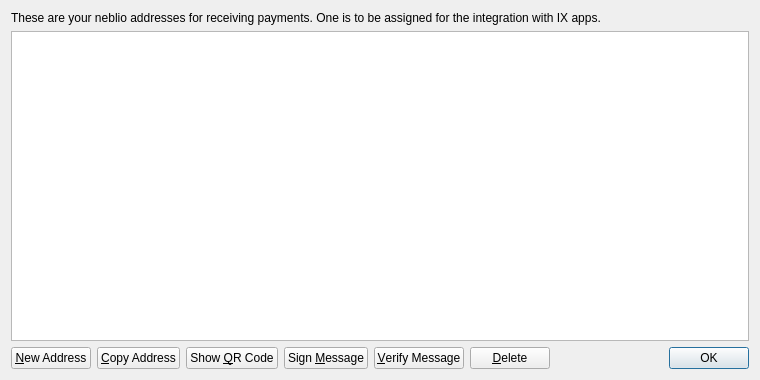
<?xml version="1.0" encoding="UTF-8"?>
<ui version="4.0">
 <class>AddressBookPage</class>
 <widget class="QWidget" name="AddressBookPage">
  <property name="geometry">
   <rect>
    <x>0</x>
    <y>0</y>
    <width>760</width>
    <height>380</height>
   </rect>
  </property>
  <property name="windowTitle">
   <string>Address Book</string>
  </property>
  <property name="styleSheet">
   <string notr="true">background-image: url(:/images/gr);</string>
  </property>
  <layout class="QVBoxLayout" name="verticalLayout">
   <item>
    <widget class="QLabel" name="labelExplanation">
     <property name="text">
      <string>These are your neblio addresses for receiving payments. One is to be assigned for the integration with IX apps.</string>
     </property>
     <property name="textFormat">
      <enum>Qt::PlainText</enum>
     </property>
     <property name="wordWrap">
      <bool>true</bool>
     </property>
    </widget>
   </item>
   <item>
    <widget class="QTableView" name="tableView">
     <property name="contextMenuPolicy">
      <enum>Qt::CustomContextMenu</enum>
     </property>
     <property name="toolTip">
      <string>Double-click to edit address or label</string>
     </property>
     <property name="tabKeyNavigation">
      <bool>false</bool>
     </property>
     <property name="alternatingRowColors">
      <bool>true</bool>
     </property>
     <property name="selectionMode">
      <enum>QAbstractItemView::SingleSelection</enum>
     </property>
     <property name="selectionBehavior">
      <enum>QAbstractItemView::SelectRows</enum>
     </property>
     <property name="sortingEnabled">
      <bool>true</bool>
     </property>
     <attribute name="verticalHeaderVisible">
      <bool>false</bool>
     </attribute>
    </widget>
   </item>
   <item>
    <layout class="QHBoxLayout" name="horizontalLayout">
     <item>
      <widget class="QPushButton" name="newAddressButton">
       <property name="toolTip">
        <string>Create a new address</string>
       </property>
       <property name="text">
        <string>&amp;New Address</string>
       </property>
       <property name="icon">
        <iconset resource="../bitcoin.qrc">
         <normaloff>:/icons/add</normaloff>:/icons/add</iconset>
       </property>
      </widget>
     </item>
     <item>
      <widget class="QPushButton" name="copyToClipboard">
       <property name="toolTip">
        <string>Copy the currently selected address to the system clipboard</string>
       </property>
       <property name="text">
        <string>&amp;Copy Address</string>
       </property>
       <property name="icon">
        <iconset resource="../bitcoin.qrc">
         <normaloff>:/icons/editcopy</normaloff>:/icons/editcopy</iconset>
       </property>
      </widget>
     </item>
     <item>
      <widget class="QPushButton" name="showQRCode">
       <property name="text">
        <string>Show &amp;QR Code</string>
       </property>
       <property name="icon">
        <iconset resource="../bitcoin.qrc">
         <normaloff>:/icons/qrcode</normaloff>:/icons/qrcode</iconset>
       </property>
      </widget>
     </item>
     <item>
      <widget class="QPushButton" name="signMessage">
       <property name="toolTip">
        <string>Sign a message to prove you own a neblio address</string>
       </property>
       <property name="text">
        <string>Sign &amp;Message</string>
       </property>
       <property name="icon">
        <iconset resource="../bitcoin.qrc">
         <normaloff>:/icons/edit</normaloff>:/icons/edit</iconset>
       </property>
      </widget>
     </item>
     <item>
      <widget class="QPushButton" name="verifyMessage">
       <property name="toolTip">
        <string>Verify a message to ensure it was signed with a specified neblio address</string>
       </property>
       <property name="text">
        <string>&amp;Verify Message</string>
       </property>
       <property name="icon">
        <iconset resource="../bitcoin.qrc">
         <normaloff>:/icons/transaction_0</normaloff>:/icons/transaction_0</iconset>
       </property>
      </widget>
     </item>
     <item>
      <widget class="QPushButton" name="deleteButton">
       <property name="toolTip">
        <string>Delete the currently selected address from the list</string>
       </property>
       <property name="text">
        <string>&amp;Delete</string>
       </property>
       <property name="icon">
        <iconset resource="../bitcoin.qrc">
         <normaloff>:/icons/remove</normaloff>:/icons/remove</iconset>
       </property>
      </widget>
     </item>
     <item>
      <spacer name="horizontalSpacer">
       <property name="orientation">
        <enum>Qt::Horizontal</enum>
       </property>
       <property name="sizeHint" stdset="0">
        <size>
         <width>40</width>
         <height>20</height>
        </size>
       </property>
      </spacer>
     </item>
     <item>
      <widget class="QDialogButtonBox" name="buttonBox">
       <property name="sizePolicy">
        <sizepolicy hsizetype="Maximum" vsizetype="Fixed">
         <horstretch>0</horstretch>
         <verstretch>0</verstretch>
        </sizepolicy>
       </property>
       <property name="standardButtons">
        <set>QDialogButtonBox::Ok</set>
       </property>
      </widget>
     </item>
    </layout>
   </item>
  </layout>
 </widget>
 <resources>
  <include location="../bitcoin.qrc"/>
 </resources>
 <connections/>
</ui>
